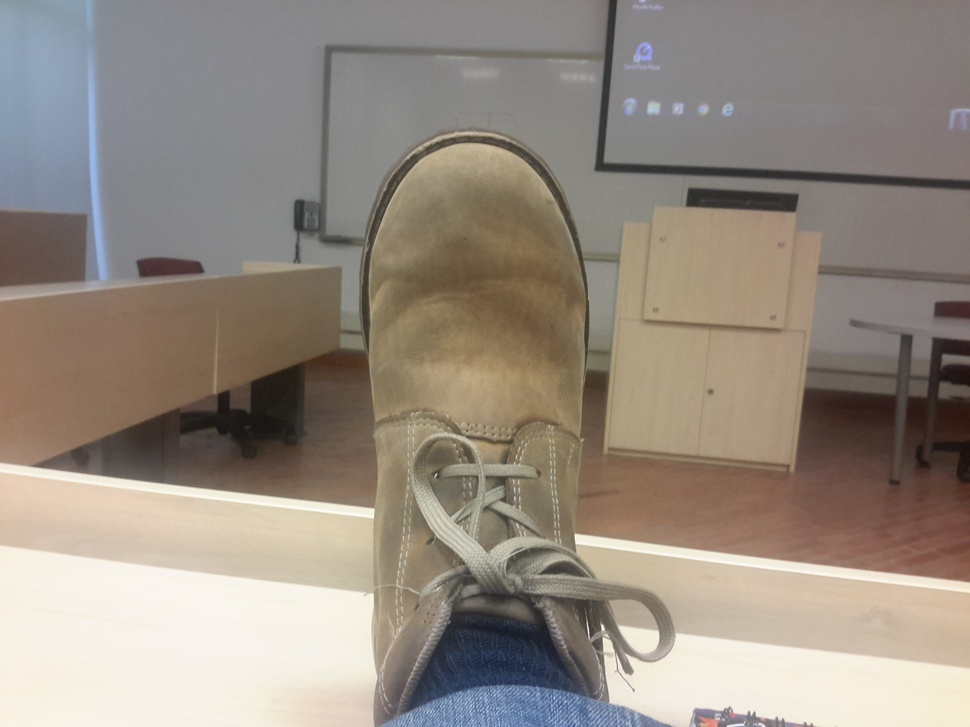
%> input picture lab3_hybrid/Boot.jpg, 970 x 727 px, shrunk from 3264 x 2448 before the run, given in place of NuevaCapilla.jpg, which was not available
$ octave lab3_hybrid.m   (GNU Octave 9; MATLAB toolbox functions it lacks are replaced by stand-ins)
%> lines starting %> are read from the running program, lines starting %| are printed output that depends on the picture; pictures that were not available may be replaced by others from this repository, and a replacement may not be noted
clear all; % Clear all variables
close all; % Close all open figures
I1=imread('./fotos/NuevaCapilla.jpg'); % Create I1 as a 2016 chapel photo after modificated with GIMP(R)
%> I1 is the input picture: size 727x970x3 uint8; mean R, G, B 150.1, 140.2, 129.7
I2=imread('./fotos/ViejaCapilla.jpg'); % Create I2 as a 1969 chapel photo after modificated with GIMP(R)
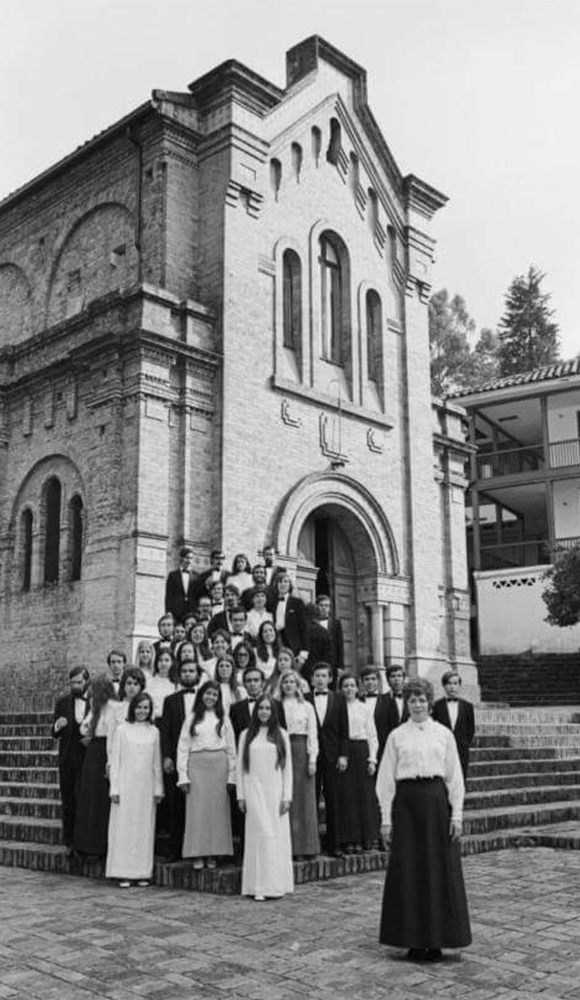
%> input picture lab3_hybrid/ViejaCapilla.jpg, 580 x 1000 px, shrunk from 2984 x 5144 before the run
%> I2 is the input picture: size 1000x580x3 uint8; min 0, max 252, mean 136.6
a=40; % Set an a parameter of the filter to apply to I1
b=40; % Set a b parameter of the filter to apply to I2
F1=fspecial('gaussian',floor(2*a+1)*[1 1],a*0.5); % Create a low-pass filter F1 that will be apply to I1
F2=fspecial('gaussian',floor(2*b+1)*[1 1],b*0.5); % Create a low-pass filter F1 that will be apply to I2
G1=imfilter(I1,F1); % Apply the filter F1 to I1 and save as G1
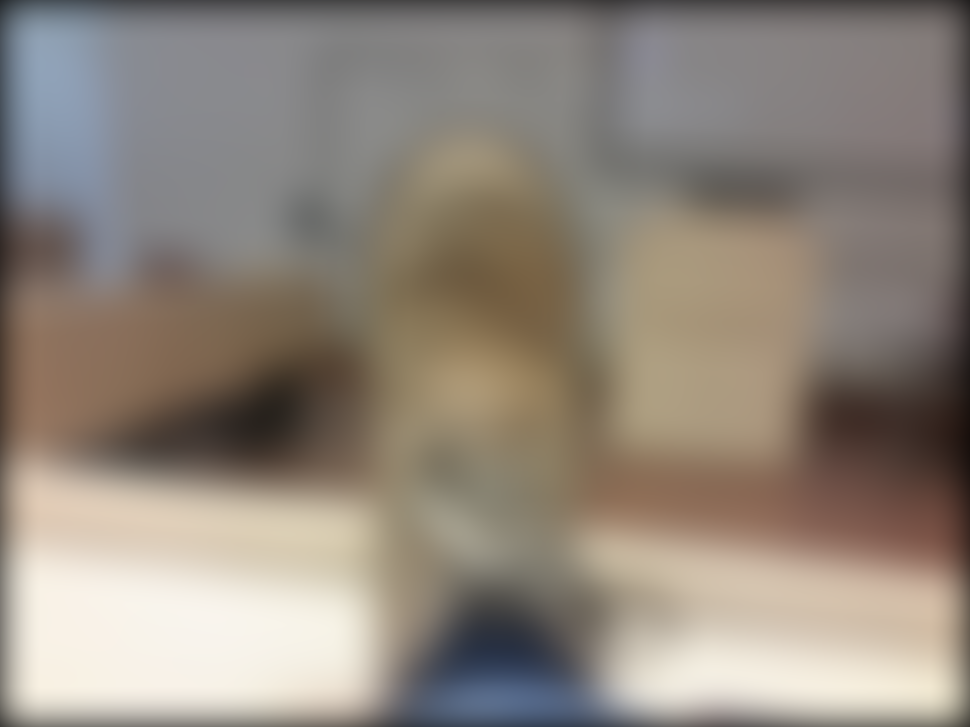
%> G1: size 727x970x3 uint8; mean R, G, B 144.5, 134.8, 124.4
G2=imfilter(I2,F2); % Apply the filter F2 to I2 and save as G2
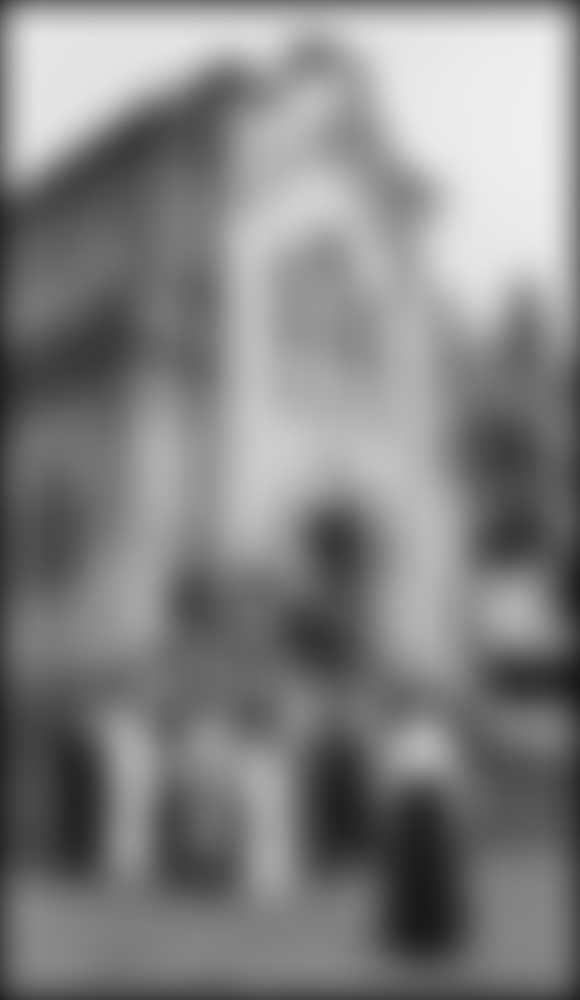
%> G2: size 1000x580x3 uint8; min 24, max 239, mean 130.5
imshow(G1+(I2-G2)); % Show the hybrid image
%> (this line was passed over: imshow is not available in this run)
imwrite(G1+(I2-G2),'./fotos/HibridaCapilla.jpg') % Save the hybrid image created in a jpg file
